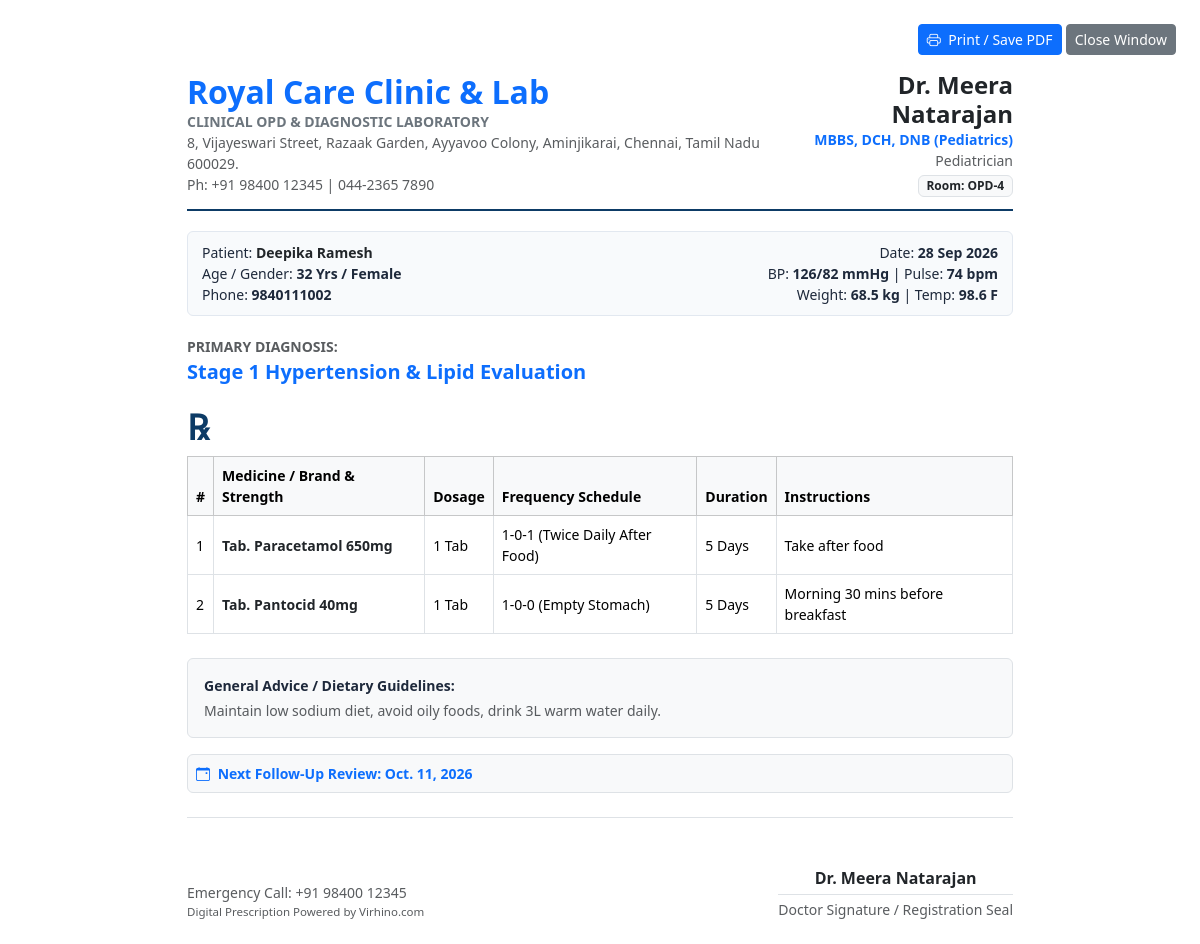
The app's page /prescriptions/41/print/ (signed in) with its own data.
### prescriptions/models.py (models this page shows, shortened)
class Prescription(models.Model):
    appointment = models.OneToOneField(
        Appointment,
        on_delete=models.CASCADE,
        related_name='prescription'
    )
    diagnosis = models.TextField(help_text='Primary and differential diagnosis')
    chief_complaints = models.TextField(blank=True, help_text='Patient reported symptoms')
    blood_pressure = models.CharField(max_length=20, blank=True, placeholder='e.g. 120/80 mmHg') if hasattr(models.CharField, 'placeholder') else models.CharField(max_length=20, blank=True, help_text='e.g. 120/80 mmHg')
    pulse_rate = models.CharField(max_length=20, blank=True, help_text='e.g. 72 bpm')
    temperature = models.CharField(max_length=20, blank=True, help_text='e.g. 98.4 F')
    weight_kg = models.DecimalField(max_digits=5, decimal_places=1, null=True, blank=True, help_text='Patient weight in kg')
    advice_diet = models.TextField(blank=True, help_text='Lifestyle, diet and recovery advice')
    follow_up_date = models.DateField(null=True, blank=True, help_text='Recommended follow-up visit date')
    created_at = models.DateTimeField(auto_now_add=True)
    updated_at = models.DateTimeField(auto_now=True)
    class Meta:
        ordering = ['-created_at']

class PrescriptionMedicine(models.Model):
    FREQUENCY_CHOICES = (
        ('1-0-1 (Twice Daily After Food)', '1-0-1 (Twice Daily After Food)'),
        ('1-0-0 (Once Morning After Food)', '1-0-0 (Once Morning After Food)'),
        ('0-0-1 (Once Night After Food)', '0-0-1 (Once Night After Food)'),
        ('1-1-1 (Thrice Daily After Food)', '1-1-1 (Thrice Daily After Food)'),
        ('1-0-0 (Empty Stomach)', '1-0-0 (Empty Stomach / Before Food)'),
        ('SOS (As Needed)', 'SOS (As Needed / When Required)'),
        ('Custom', 'Custom Dosage Schedule'),
    )
    prescription = models.ForeignKey(Prescription, on_delete=models.CASCADE, related_name='medicines')
    medicine_name = models.CharField(max_length=200, help_text='Brand or Generic Name (e.g. Paracetamol 650mg, Pantocid 40mg)')
    dosage = models.CharField(max_length=50, help_text='e.g. 1 Tablet, 5ml, 1 Capsule')
    frequency = models.CharField(max_length=100, choices=FREQUENCY_CHOICES, default='1-0-1 (Twice Daily After Food)')
    duration_days = models.PositiveIntegerField(default=5, help_text='Days to continue')
    instructions = models.CharField(max_length=200, blank=True, help_text='Special instructions (e.g. take with warm water)')

### appointments/models.py (models this page shows, shortened)
class Appointment(models.Model):
    STATUS_CHOICES = (
        ('scheduled', 'Scheduled'),
        ('confirmed', 'Confirmed'),
        ('in_progress', 'In Progress'),
        ('completed', 'Completed'),
        ('cancelled', 'Cancelled'),
        ('no_show', 'No-Show / Absent'),
    )
    TYPE_CHOICES = (
        ('consultation', 'Initial Consultation'),
        ('follow_up', 'Follow-up Visit'),
        ('emergency', 'Emergency Walk-in'),
        ('report_review', 'Lab Report Review'),
    )
    patient = models.ForeignKey(
        Patient,
        on_delete=models.CASCADE,
        related_name='appointments'
    )
    doctor = models.ForeignKey(
        Doctor,
        on_delete=models.CASCADE,
        related_name='appointments'
    )
    appointment_date = models.DateField(db_index=True)
    appointment_time = models.TimeField()
    appointment_type = models.CharField(max_length=20, choices=TYPE_CHOICES, default='consultation')
    status = models.CharField(max_length=20, choices=STATUS_CHOICES, default='scheduled', db_index=True)
    fee = models.DecimalField(max_digits=8, decimal_places=2, default=400.00)
    reason = models.TextField(blank=True, help_text='Symptoms or purpose of visit')
    doctor_notes = models.TextField(blank=True, help_text='Internal clinical notes')
    reminder_sent = models.BooleanField(default=False)
    created_at = models.DateTimeField(auto_now_add=True, db_index=True)
    updated_at = models.DateTimeField(auto_now=True)
    class Meta:
        ordering = ['-appointment_date', '-appointment_time']
        unique_together = ['doctor', 'appointment_date', 'appointment_time']
        indexes = [
            models.Index(fields=['appointment_date', 'status']),
            models.Index(fields=['doctor', 'appointment_date']),
        ]

### doctors/models.py (models this page shows, shortened)
class Doctor(models.Model):
    SPECIALTY_CHOICES = (
        ('General Physician', 'General Physician & Internal Medicine'),
        ('Cardiologist', 'Cardiology & Heart Care'),
        ('Diabetologist', 'Diabetology & Endocrinology'),
        ('Pediatrician', 'Pediatrics & Child Health'),
        ('Gynecologist', 'Obstetrics & Gynecology'),
        ('Dermatologist', 'Dermatology & Skin Care'),
        ('Orthopedist', 'Orthopedics & Joint Care'),
        ('ENT Specialist', 'Ear, Nose & Throat (ENT)'),
        ('Pathologist', 'Pathology & Lab Diagnostics'),
    )
    user = models.OneToOneField(
        settings.AUTH_USER_MODEL,
        on_delete=models.CASCADE,
        related_name='doctor_profile'
    )
    specialization = models.CharField(max_length=100, choices=SPECIALTY_CHOICES, default='General Physician')
    qualification = models.CharField(max_length=200, help_text='e.g., MBBS, MD (General Medicine), DNB')
    experience_years = models.PositiveIntegerField(default=1)
    consultation_fee = models.DecimalField(max_digits=8, decimal_places=2, default=400.00)
    room_number = models.CharField(max_length=20, default='OPD-1', help_text='Consulting Room No.')
    photo = models.ImageField(upload_to='doctors/', blank=True, null=True)
    bio = models.TextField(blank=True, help_text='Professional background and clinical focus')
    available_days = models.CharField(
        max_length=100,
        default='Monday,Tuesday,Wednesday,Thursday,Friday,Saturday',
        help_text='Comma-separated days'
    )
    start_time = models.TimeField(default='09:00:00', help_text='Consulting Start Time')
    end_time = models.TimeField(default='18:00:00', help_text='Consulting End Time')
    slot_duration_minutes = models.PositiveIntegerField(default=15, help_text='Minutes per patient slot')
    is_available = models.BooleanField(default=True)
    created_at = models.DateTimeField(auto_now_add=True)
    class Meta:
        ordering = ['specialization', 'user__first_name']
    @property
    def doctor_name(self):
        return f"Dr. {self.user.get_full_name()}" if self.user.get_full_name() else f"Dr. {self.user.username}"

### accounts/models.py (models this page shows, shortened)
class User(AbstractUser):
    ROLE_CHOICES = (
        ('admin', 'Administrator'),
        ('doctor', 'Doctor / Specialist'),
        ('receptionist', 'Receptionist / Front Desk'),
        ('lab_technician', 'Lab Technician / Pathologist'),
        ('patient', 'Patient'),
    )
    role = models.CharField(max_length=20, choices=ROLE_CHOICES, default='receptionist')
    phone = models.CharField(max_length=20, unique=True, null=True, blank=True)
    address = models.TextField(blank=True, null=True)
    avatar = models.ImageField(upload_to='avatars/', blank=True, null=True)
    class Meta:
        ordering = ['username']
        verbose_name = 'User'
        verbose_name_plural = 'Users'
    @property
    def is_staff_member(self):
        return self.role in ['admin', 'doctor', 'receptionist', 'lab_technician'] or self.is_staff

### patients/models.py (models this page shows, shortened)
class Patient(models.Model):
    GENDER_CHOICES = (
        ('male', 'Male'),
        ('female', 'Female'),
        ('other', 'Other'),
    )
    BLOOD_GROUP_CHOICES = (
        ('A+', 'A+'), ('A-', 'A-'),
        ('B+', 'B+'), ('B-', 'B-'),
        ('O+', 'O+'), ('O-', 'O-'),
        ('AB+', 'AB+'), ('AB-', 'AB-'),
        ('Unknown', 'Unknown'),
    )
    first_name = models.CharField(max_length=100)
    last_name = models.CharField(max_length=100, blank=True)
    phone = models.CharField(max_length=20, unique=True, db_index=True)
    email = models.EmailField(blank=True, null=True)
    date_of_birth = models.DateField(null=True, blank=True)
    gender = models.CharField(max_length=10, choices=GENDER_CHOICES, default='other')
    blood_group = models.CharField(max_length=10, choices=BLOOD_GROUP_CHOICES, default='Unknown')
    address = models.TextField(blank=True)
    emergency_contact = models.CharField(max_length=100, blank=True, help_text='Name & Phone')
    allergies = models.TextField(blank=True, help_text='Known drug/food allergies')
    medical_history = models.TextField(blank=True, help_text='Past illnesses, chronic conditions, surgeries')
    created_at = models.DateTimeField(auto_now_add=True, db_index=True)
    updated_at = models.DateTimeField(auto_now=True)
    class Meta:
        ordering = ['-created_at']
        indexes = [
            models.Index(fields=['phone']),
            models.Index(fields=['first_name', 'last_name']),
            models.Index(fields=['created_at']),
        ]
    @property
    def full_name(self):
        return f"{self.first_name} {self.last_name}".strip()
    @property
    def age(self):
        if not self.date_of_birth:
            return 'N/A'
        today = date.today()
        return today.year - self.date_of_birth.year - (
            (today.month, today.day) < (self.date_of_birth.month, self.date_of_birth.day)
        )

### prescriptions/views.py (the view)
# urls.py: path('<int:pk>/print/', views.prescription_print, name='prescription_print'),
@login_required
@staff_required
def prescription_print(request, pk):
    prescription = get_object_or_404(
        Prescription.objects.select_related(
            'appointment__patient', 'appointment__doctor__user'
        ).prefetch_related('medicines'),
        pk=pk
    )
    return render(request, 'prescriptions/print.html', {'prescription': prescription})

### website/context_processors.py (called while the page is built)
def clinic_info(request):
    return {
        'CLINIC': settings.CLINIC_METADATA,
    }

### templates/prescriptions/print.html (shortened to what this page needs)
{% load static %}
<!DOCTYPE html>
<html lang="en">
<head>
  <link href="https://cdn.jsdelivr.net/npm/bootstrap@5.3.3/dist/css/bootstrap.min.css" rel="stylesheet">
  <link rel="stylesheet" href="https://cdn.jsdelivr.net/npm/bootstrap-icons@1.11.3/font/bootstrap-icons.min.css">
</head>
<body class="p-4">
  <div class="no-print text-end mb-3">
    <button onclick="window.print()" class="btn btn-primary btn-sm"><i class="bi bi-printer me-1"></i> Print / Save PDF</button>
    <button onclick="window.close()" class="btn btn-secondary btn-sm">Close Window</button>
  </div>
  <div class="container" style="max-width: 850px;">
    <div class="rx-header d-flex justify-content-between align-items-center">
      <div>
        <h2 class="fw-bold text-primary mb-0">{{ CLINIC.NAME }}</h2>
        <div class="text-secondary fw-semibold small">CLINICAL OPD & DIAGNOSTIC LABORATORY</div>
        <div class="text-muted small">{{ CLINIC.ADDRESS }}</div>
        <div class="text-muted small">Ph: {{ CLINIC.PHONE }} | {{ CLINIC.LANDLINE }}</div>
      </div>
      <div class="text-end">
        <h4 class="fw-bold text-dark mb-0">{{ prescription.appointment.doctor.doctor_name }}</h4>
        <div class="text-primary fw-semibold small">{{ prescription.appointment.doctor.qualification }}</div>
        <div class="text-muted small">{{ prescription.appointment.doctor.specialization }}</div>
        <div class="badge bg-light text-dark border mt-1">Room: {{ prescription.appointment.doctor.room_number }}</div>
      </div>
    </div>
    <div class="patient-strip">
      <div class="row g-2 small">
        <div class="col-6">
          <div>Patient: <strong class="text-dark">{{ prescription.appointment.patient.full_name }}</strong></div>
          <div>Age / Gender: <strong>{{ prescription.appointment.patient.age }} Yrs / {{ prescription.appointment.patient.get_gender_display }}</strong></div>
          <div>Phone: <strong>{{ prescription.appointment.patient.phone }}</strong></div>
        </div>
        <div class="col-6 text-end">
          <div>Date: <strong>{{ prescription.created_at|date:"d M Y" }}</strong></div>
          <div>BP: <strong>{{ prescription.blood_pressure|default:"—" }}</strong> | Pulse: <strong>{{ prescription.pulse_rate|default:"—" }}</strong></div>
          <div>Weight: <strong>{{ prescription.weight_kg|default:"—" }} kg</strong> | Temp: <strong>{{ prescription.temperature|default:"—" }}</strong></div>
        </div>
      </div>
    </div>
    <div class="mb-4">
      <div class="small fw-bold text-muted text-uppercase">Primary Diagnosis:</div>
      <div class="fs-5 fw-bold text-primary">{{ prescription.diagnosis }}</div>
    </div>
    <div class="rx-symbol">℞</div>
    <table class="table table-bordered align-middle small mb-4">
      <thead class="table-light">
        <tr>
          <th>#</th>
          <th>Medicine / Brand & Strength</th>
          <th>Dosage</th>
          <th>Frequency Schedule</th>
          <th>Duration</th>
          <th>Instructions</th>
        </tr>
      </thead>
      <tbody>
        {% for med in prescription.medicines.all %}
          <tr>
            <td>{{ forloop.counter }}</td>
            <td class="fw-bold text-dark">{{ med.medicine_name }}</td>
            <td>{{ med.dosage }}</td>
            <td>{{ med.frequency }}</td>
            <td>{{ med.duration_days }} Days</td>
            <td>{{ med.instructions|default:"After food" }}</td>
          </tr>
        {% endfor %}
      </tbody>
    </table>
    {% if prescription.advice_diet %}
      <div class="p-3 border rounded bg-light small mb-3">
        <strong>General Advice / Dietary Guidelines:</strong>
        <p class="mb-0 text-muted mt-1">{{ prescription.advice_diet }}</p>
      </div>
    {% endif %}
    {% if prescription.follow_up_date %}
      <div class="p-2 border rounded bg-light small mb-4 text-primary fw-bold">
        <i class="bi bi-calendar-event me-1"></i> Next Follow-Up Review: {{ prescription.follow_up_date }}
      </div>
    {% endif %}
    <div class="d-flex justify-content-between align-items-end pt-5 mt-4 border-top">
      <div class="small text-muted">
        <div>Emergency Call: {{ CLINIC.PHONE }}</div>
        <div style="font-size: 0.72rem;">Digital Prescription Powered by Virhino.com</div>
      </div>
      <div class="text-center" style="min-width: 200px;">
        <div class="fw-bold text-dark mb-1">{{ prescription.appointment.doctor.doctor_name }}</div>
        <div class="small text-muted border-top pt-1">Doctor Signature / Registration Seal</div>
      </div>
    </div>
  </div>
</body>
</html>

### templates/prescriptions/print.html (style rules this page uses)
body { font-family: 'Segoe UI', Tahoma, Geneva, Verdana, sans-serif; color: #1e293b; }
.rx-header { border-bottom: 2px solid #0d3b66; padding-bottom: 12px; margin-bottom: 20px; }
.patient-strip { background: #f8fafc; border: 1px solid #e2e8f0; border-radius: 6px; padding: 10px 14px; margin-bottom: 20px; }
.rx-symbol { font-family: 'Georgia', serif; font-size: 2.2rem; font-weight: bold; color: #0d3b66; line-height: 1; margin-bottom: 10px; }

### records on screen
Prescription: appointment.doctor.doctor_name "Dr. Meera Natarajan", appointment.doctor.qualification "MBBS, DCH, DNB (Pediatrics)", appointment.doctor.specialization "Pediatrician", appointment.doctor.room_number "OPD-4", appointment.patient.full_name "Deepika Ramesh", appointment.patient.age "32", appointment.patient.gender "Female", appointment.patient.phone "9840111002", created_at "28 Sep 2026", blood_pressure "126/82 mmHg", pulse_rate "74 bpm", weight_kg "68.5", temperature "98.6 F", diagnosis "Stage 1 Hypertension & Lipid Evaluation", advice_diet "Maintain low sodium diet, avoid oily foods, drink 3L warm water daily.", follow_up_date "Oct. 11, 2026"
PrescriptionMedicine: medicine_name "Tab. Paracetamol 650mg", dosage "1 Tab", frequency "1-0-1 (Twice Daily After Food)", duration_days "5", instructions "Take after food"
PrescriptionMedicine: medicine_name "Tab. Pantocid 40mg", dosage "1 Tab", frequency "1-0-0 (Empty Stomach)", duration_days "5", instructions "Morning 30 mins before breakfast"

### other values on screen
{{ CLINIC.NAME }} "Royal Care Clinic & Lab"
{{ CLINIC.ADDRESS }} "8, Vijayeswari Street, Razaak Garden, Ayyavoo Colony, Aminjikarai, Chennai, Tamil Nadu 600029."
{{ CLINIC.PHONE }} "+91 98400 12345"
{{ CLINIC.LANDLINE }} "044-2365 7890"
